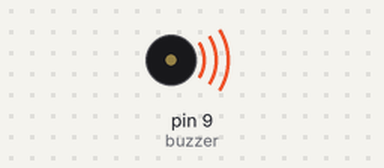
Bench run of a sketch on a simulated Arduino Uno, built with avr-gcc and run on an emulated ATmega328P. Shown: buzzer (waves = sounding).

Above: at 0.2 s.
Timing chart, 0 to 3.0 s (numbered marks = the images above):
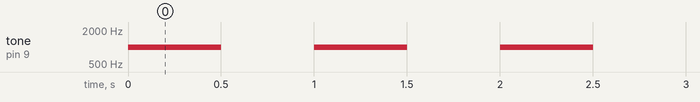

Measured:
- by itself, tone on pin 9 (buzzer): alternates 1000 Hz for 0.50 s and silent for 0.50 s

The sketch:

piezo.ino
```cpp
/* Arduino tutorial - Buzzer / Piezo Speaker
   More info and circuit: http://www.ardumotive.com/how-to-use-a-buzzer-en.html
   Dev: Michalis Vasilakis // Date: 9/6/2015 // www.ardumotive.com */


const int buzzer = 9; //buzzer to arduino pin 9


void setup(){

  pinMode(buzzer, OUTPUT); // Set buzzer - pin 9 as an output

}

void loop(){

  tone(buzzer, 1000); // Send 1KHz sound signal...
  delay(500);        // ...for 1 sec
  noTone(buzzer);     // Stop sound...
  delay(500);        // ...for 1sec

}
```
